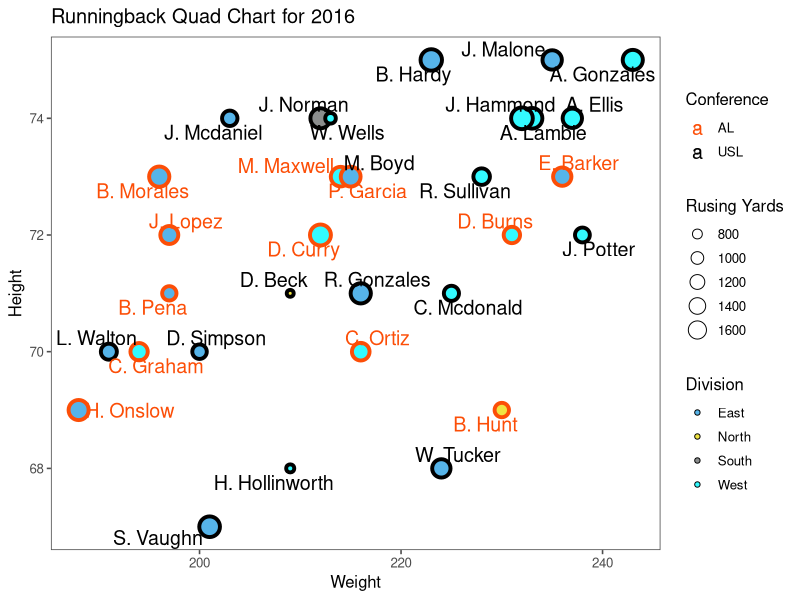

This chart was generated by the following R code:
# Input load. Please do not change #
setwd("C:/Users/ryanw/OneDrive - Diesel Analytics/Professional/Clients/Apress/Book/Part2_ShapingData/Chapter09/BubbleChart")
`dataset` = read.csv('input.csv', check.names = FALSE, encoding = "UTF-8", blank.lines.skip = FALSE);
# Original Script. Please update your script content here and once completed copy below section back to the original editing window #
# The following code to create a dataframe and remove duplicated rows is always executed and acts as a preamble for your script: 

# dataset <- data.frame(ID, Year, FN, LN, Weight, Height, Rusing Yards, Division, Conference)
# dataset <- unique(dataset)

# Paste or type your script code here:
library(tidyverse)
library(ggrepel)
library(ggthemes)

currentColumns <- sort(colnames(dataset))
requiredColumns <- c("Conference", "Division", "FN", "Height", "ID", "LN", "Rusing Yards", "Weight", "Year")
columnTest <- isTRUE(all.equal(currentColumns, requiredColumns))
reportYear <- unique(dataset$Year)

if(length(reportYear) == 1 & columnTest) {
  
  chartData <-
    dataset %>%
    mutate(Name = paste0(substring(FN,1,1),". ", LN))
  
  divisonColors <- c("East"="#56B4E9", "West"="#33FAFF", "North"="#F0E442", "South"="#8B8D8D")
  conferenceColors <-  c("USL"="#000000", "AL"="#FC4E07")
  chartTitle <- paste("Runningback Quad Chart for", reportYear, sep = " ")
  
  p <- ggplot(
    chartData, 
    aes(
      x = Weight, y = Height, size = `Rusing Yards`, 
      color = Conference, fill = Division, stroke = 2,
      label = Name
    )
  ) +
    geom_point(shape = 21) +
    geom_text_repel(size = 5) +
    scale_color_manual(values = conferenceColors) +
    scale_fill_manual(values = divisonColors) +
    ggtitle(chartTitle) + 
    theme_few()
  p
  
} else{
  
  plot.new()
  title("The data supplied did not meet the requirements of the chart.")    
  
}